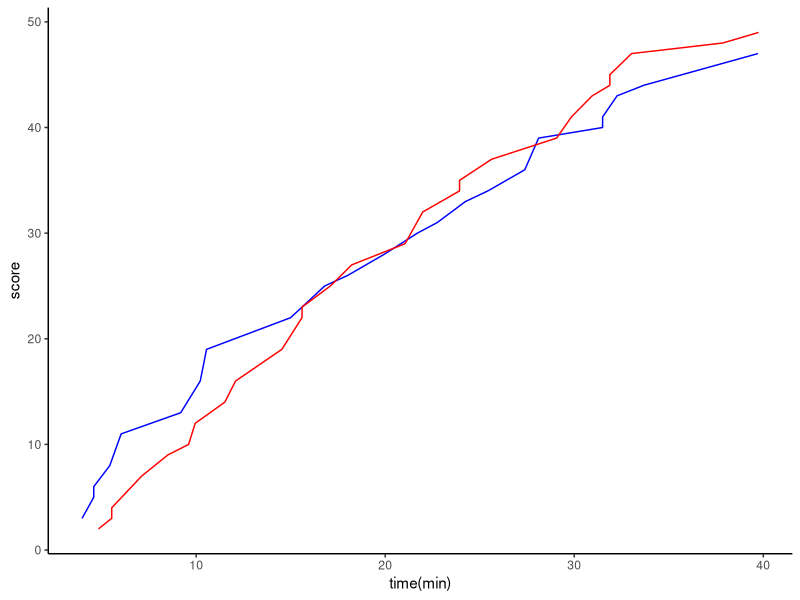

Write R code to recreate this figure.
setwd("/Users/vivianyang/Desktop/Biocomputing")
library(ggplot2)
library(cowplot)
score <- read.table("UWvMSU_1-22-13.txt", header=TRUE,stringsAsFactors = FALSE)

UW <- score[score$team == "UW", ]
MSU <- score[score$team == "MSU", ]
UW$UW_cumulative <- NA
MSU$MSU_cumulative <- NA

UW[1,4] <- UW[1,3]
MSU[1,4] <- MSU[1,3]

for (i in 2:nrow(UW)) {
  UW[i,4] <- UW[i-1,4] + UW[i,3]
  i <- i+1
}

for (j in 2:nrow(MSU)) {
  MSU[j,4] <- MSU[j-1,4] + MSU[j,3]
  j <- j+1
}

ggplot() +  geom_line(data = UW, aes(x = time, y = UW_cumulative), color = 'blue') +  
  geom_line(data = MSU, aes(x = time, y = MSU_cumulative), color = 'red') +
  xlab("time(min)") +
  ylab("score") +  
  theme_classic()
